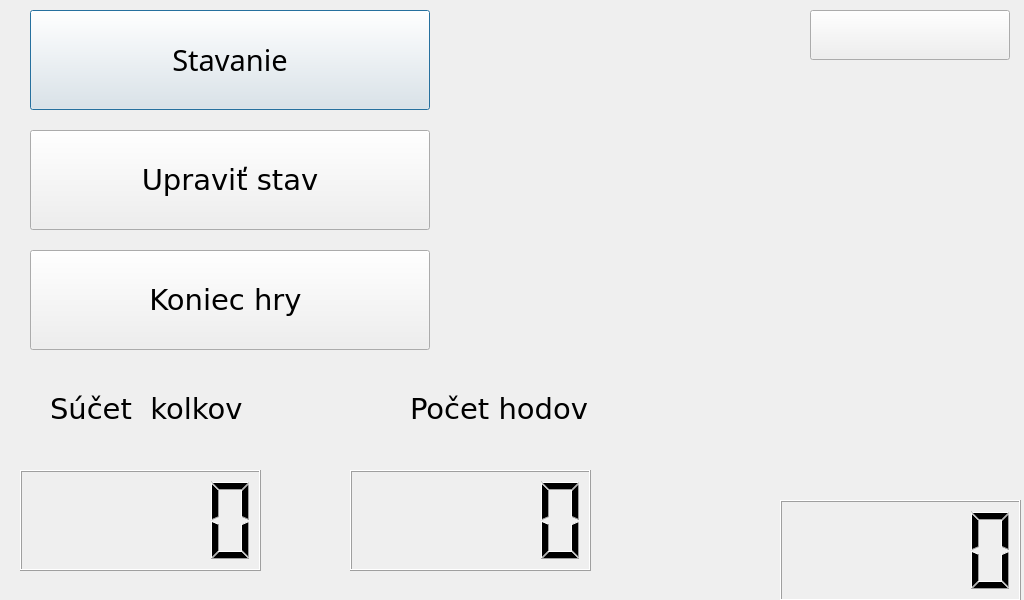
<?xml version="1.0" encoding="UTF-8"?>
<ui version="4.0">
 <class>PartialGameWindow</class>
 <widget class="QDialog" name="PartialGameWindow">
  <property name="geometry">
   <rect>
    <x>0</x>
    <y>0</y>
    <width>1024</width>
    <height>600</height>
   </rect>
  </property>
  <property name="windowTitle">
   <string>Dialog</string>
  </property>
  <widget class="QPushButton" name="pin2">
   <property name="geometry">
    <rect>
     <x>610</x>
     <y>310</y>
     <width>51</width>
     <height>171</height>
    </rect>
   </property>
   <property name="autoFillBackground">
    <bool>false</bool>
   </property>
   <property name="text">
    <string/>
   </property>
   <property name="icon">
    <iconset resource="ninepins.qrc">
     <normaloff>:/images/kolok1.png</normaloff>:/images/kolok1.png</iconset>
   </property>
   <property name="iconSize">
    <size>
     <width>500</width>
     <height>110</height>
    </size>
   </property>
   <property name="shortcut">
    <string notr="true"/>
   </property>
   <property name="checkable">
    <bool>false</bool>
   </property>
   <property name="autoRepeat">
    <bool>false</bool>
   </property>
   <property name="autoExclusive">
    <bool>false</bool>
   </property>
   <property name="autoDefault">
    <bool>true</bool>
   </property>
   <property name="default">
    <bool>false</bool>
   </property>
   <property name="flat">
    <bool>true</bool>
   </property>
  </widget>
  <widget class="QPushButton" name="pin9">
   <property name="geometry">
    <rect>
     <x>710</x>
     <y>0</y>
     <width>53</width>
     <height>171</height>
    </rect>
   </property>
   <property name="text">
    <string/>
   </property>
   <property name="icon">
    <iconset resource="ninepins.qrc">
     <normaloff>:/images/kolok1.png</normaloff>
     <normalon>:/images/kolok2.png</normalon>:/images/kolok1.png</iconset>
   </property>
   <property name="iconSize">
    <size>
     <width>500</width>
     <height>110</height>
    </size>
   </property>
   <property name="flat">
    <bool>true</bool>
   </property>
  </widget>
  <widget class="QPushButton" name="pin8">
   <property name="geometry">
    <rect>
     <x>800</x>
     <y>110</y>
     <width>51</width>
     <height>171</height>
    </rect>
   </property>
   <property name="text">
    <string/>
   </property>
   <property name="icon">
    <iconset resource="ninepins.qrc">
     <normaloff>:/images/kolok1.png</normaloff>
     <normalon>:/images/kolok2.png</normalon>:/images/kolok1.png</iconset>
   </property>
   <property name="iconSize">
    <size>
     <width>500</width>
     <height>110</height>
    </size>
   </property>
   <property name="flat">
    <bool>true</bool>
   </property>
  </widget>
  <widget class="QPushButton" name="pin5">
   <property name="geometry">
    <rect>
     <x>710</x>
     <y>200</y>
     <width>51</width>
     <height>171</height>
    </rect>
   </property>
   <property name="text">
    <string/>
   </property>
   <property name="icon">
    <iconset resource="ninepins.qrc">
     <normaloff>:/images/kolok1.png</normaloff>
     <normalon>:/images/kolok2.png</normalon>:/images/kolok1.png</iconset>
   </property>
   <property name="iconSize">
    <size>
     <width>500</width>
     <height>110</height>
    </size>
   </property>
   <property name="flat">
    <bool>true</bool>
   </property>
  </widget>
  <widget class="QPushButton" name="pin4">
   <property name="geometry">
    <rect>
     <x>500</x>
     <y>200</y>
     <width>51</width>
     <height>171</height>
    </rect>
   </property>
   <property name="text">
    <string/>
   </property>
   <property name="icon">
    <iconset resource="ninepins.qrc">
     <normaloff>:/images/kolok1.png</normaloff>
     <normalon>:/images/kolok2.png</normalon>:/images/kolok1.png</iconset>
   </property>
   <property name="iconSize">
    <size>
     <width>500</width>
     <height>110</height>
    </size>
   </property>
   <property name="flat">
    <bool>true</bool>
   </property>
  </widget>
  <widget class="QLabel" name="label_3">
   <property name="geometry">
    <rect>
     <x>50</x>
     <y>390</y>
     <width>211</width>
     <height>37</height>
    </rect>
   </property>
   <property name="font">
    <font>
     <family>Verdana</family>
     <pointsize>22</pointsize>
    </font>
   </property>
   <property name="acceptDrops">
    <bool>false</bool>
   </property>
   <property name="layoutDirection">
    <enum>Qt::RightToLeft</enum>
   </property>
   <property name="text">
    <string>Súčet  kolkov</string>
   </property>
  </widget>
  <widget class="QPushButton" name="pin6">
   <property name="geometry">
    <rect>
     <x>910</x>
     <y>200</y>
     <width>51</width>
     <height>171</height>
    </rect>
   </property>
   <property name="text">
    <string/>
   </property>
   <property name="icon">
    <iconset resource="ninepins.qrc">
     <normaloff>:/images/kolok1.png</normaloff>
     <normalon>:/images/kolok2.png</normalon>:/images/kolok1.png</iconset>
   </property>
   <property name="iconSize">
    <size>
     <width>500</width>
     <height>110</height>
    </size>
   </property>
   <property name="flat">
    <bool>true</bool>
   </property>
  </widget>
  <widget class="QPushButton" name="pin1">
   <property name="geometry">
    <rect>
     <x>710</x>
     <y>400</y>
     <width>51</width>
     <height>171</height>
    </rect>
   </property>
   <property name="text">
    <string/>
   </property>
   <property name="icon">
    <iconset resource="ninepins.qrc">
     <normaloff>:/images/kolok1.png</normaloff>
     <normalon>:/images/kolok2.png</normalon>:/images/kolok1.png</iconset>
   </property>
   <property name="iconSize">
    <size>
     <width>500</width>
     <height>110</height>
    </size>
   </property>
   <property name="flat">
    <bool>true</bool>
   </property>
  </widget>
  <widget class="QPushButton" name="pin7">
   <property name="geometry">
    <rect>
     <x>610</x>
     <y>110</y>
     <width>51</width>
     <height>171</height>
    </rect>
   </property>
   <property name="text">
    <string/>
   </property>
   <property name="icon">
    <iconset resource="ninepins.qrc">
     <normaloff>:/images/kolok1.png</normaloff>
     <normalon>:/images/kolok2.png</normalon>:/images/kolok1.png</iconset>
   </property>
   <property name="iconSize">
    <size>
     <width>500</width>
     <height>110</height>
    </size>
   </property>
   <property name="flat">
    <bool>true</bool>
   </property>
  </widget>
  <widget class="QLabel" name="label_4">
   <property name="geometry">
    <rect>
     <x>410</x>
     <y>390</y>
     <width>191</width>
     <height>37</height>
    </rect>
   </property>
   <property name="font">
    <font>
     <family>Verdana</family>
     <pointsize>22</pointsize>
    </font>
   </property>
   <property name="acceptDrops">
    <bool>false</bool>
   </property>
   <property name="layoutDirection">
    <enum>Qt::RightToLeft</enum>
   </property>
   <property name="text">
    <string>Počet hodov</string>
   </property>
  </widget>
  <widget class="QLCDNumber" name="roundsLCD">
   <property name="geometry">
    <rect>
     <x>350</x>
     <y>470</y>
     <width>241</width>
     <height>101</height>
    </rect>
   </property>
  </widget>
  <widget class="QLCDNumber" name="scoreLCD">
   <property name="geometry">
    <rect>
     <x>20</x>
     <y>470</y>
     <width>241</width>
     <height>101</height>
    </rect>
   </property>
  </widget>
  <widget class="QPushButton" name="pin3">
   <property name="geometry">
    <rect>
     <x>800</x>
     <y>310</y>
     <width>51</width>
     <height>171</height>
    </rect>
   </property>
   <property name="text">
    <string/>
   </property>
   <property name="icon">
    <iconset resource="ninepins.qrc">
     <normaloff>:/images/kolok1.png</normaloff>
     <normalon>:/images/kolok2.png</normalon>:/images/kolok1.png</iconset>
   </property>
   <property name="iconSize">
    <size>
     <width>500</width>
     <height>110</height>
    </size>
   </property>
   <property name="flat">
    <bool>true</bool>
   </property>
  </widget>
  <widget class="QLCDNumber" name="pointsLCD">
   <property name="geometry">
    <rect>
     <x>780</x>
     <y>500</y>
     <width>241</width>
     <height>101</height>
    </rect>
   </property>
  </widget>
  <widget class="QPushButton" name="stavButton">
   <property name="geometry">
    <rect>
     <x>30</x>
     <y>130</y>
     <width>400</width>
     <height>100</height>
    </rect>
   </property>
   <property name="font">
    <font>
     <family>Verdana</family>
     <pointsize>22</pointsize>
     <weight>50</weight>
     <bold>false</bold>
    </font>
   </property>
   <property name="text">
    <string>Upraviť stav</string>
   </property>
  </widget>
  <widget class="QPushButton" name="stavanieButton">
   <property name="geometry">
    <rect>
     <x>30</x>
     <y>10</y>
     <width>400</width>
     <height>100</height>
    </rect>
   </property>
   <property name="font">
    <font>
     <family>Waree</family>
     <pointsize>22</pointsize>
    </font>
   </property>
   <property name="text">
    <string>Stavanie</string>
   </property>
   <property name="default">
    <bool>true</bool>
   </property>
  </widget>
  <widget class="QPushButton" name="koniecButton">
   <property name="geometry">
    <rect>
     <x>30</x>
     <y>250</y>
     <width>400</width>
     <height>100</height>
    </rect>
   </property>
   <property name="font">
    <font>
     <family>Verdana</family>
     <pointsize>22</pointsize>
    </font>
   </property>
   <property name="text">
    <string>Koniec hry </string>
   </property>
   <property name="iconSize">
    <size>
     <width>20</width>
     <height>16</height>
    </size>
   </property>
   <property name="autoExclusive">
    <bool>false</bool>
   </property>
  </widget>
  <widget class="QPushButton" name="dorazka">
   <property name="geometry">
    <rect>
     <x>810</x>
     <y>10</y>
     <width>200</width>
     <height>50</height>
    </rect>
   </property>
   <property name="text">
    <string/>
   </property>
   <property name="icon">
    <iconset resource="ninepins.qrc">
     <normaloff>:/images/DorazkaRed.png</normaloff>
     <normalon>:/images/DorazkaGreen.png</normalon>:/images/DorazkaRed.png</iconset>
   </property>
   <property name="iconSize">
    <size>
     <width>200</width>
     <height>100</height>
    </size>
   </property>
  </widget>
 </widget>
 <resources>
  <include location="ninepins.qrc"/>
 </resources>
 <connections/>
</ui>
